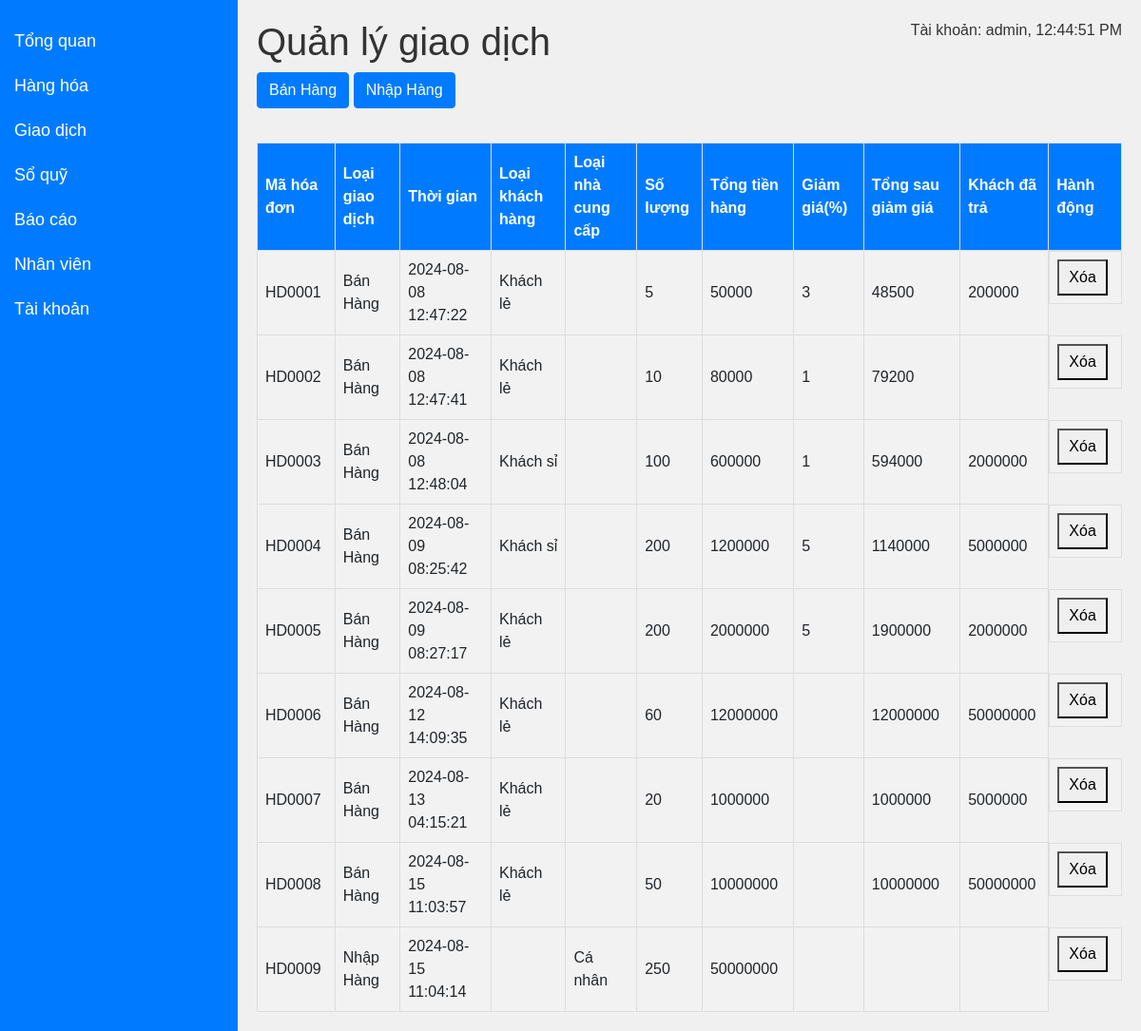
Before: /transaction (signed in) with the older database file.
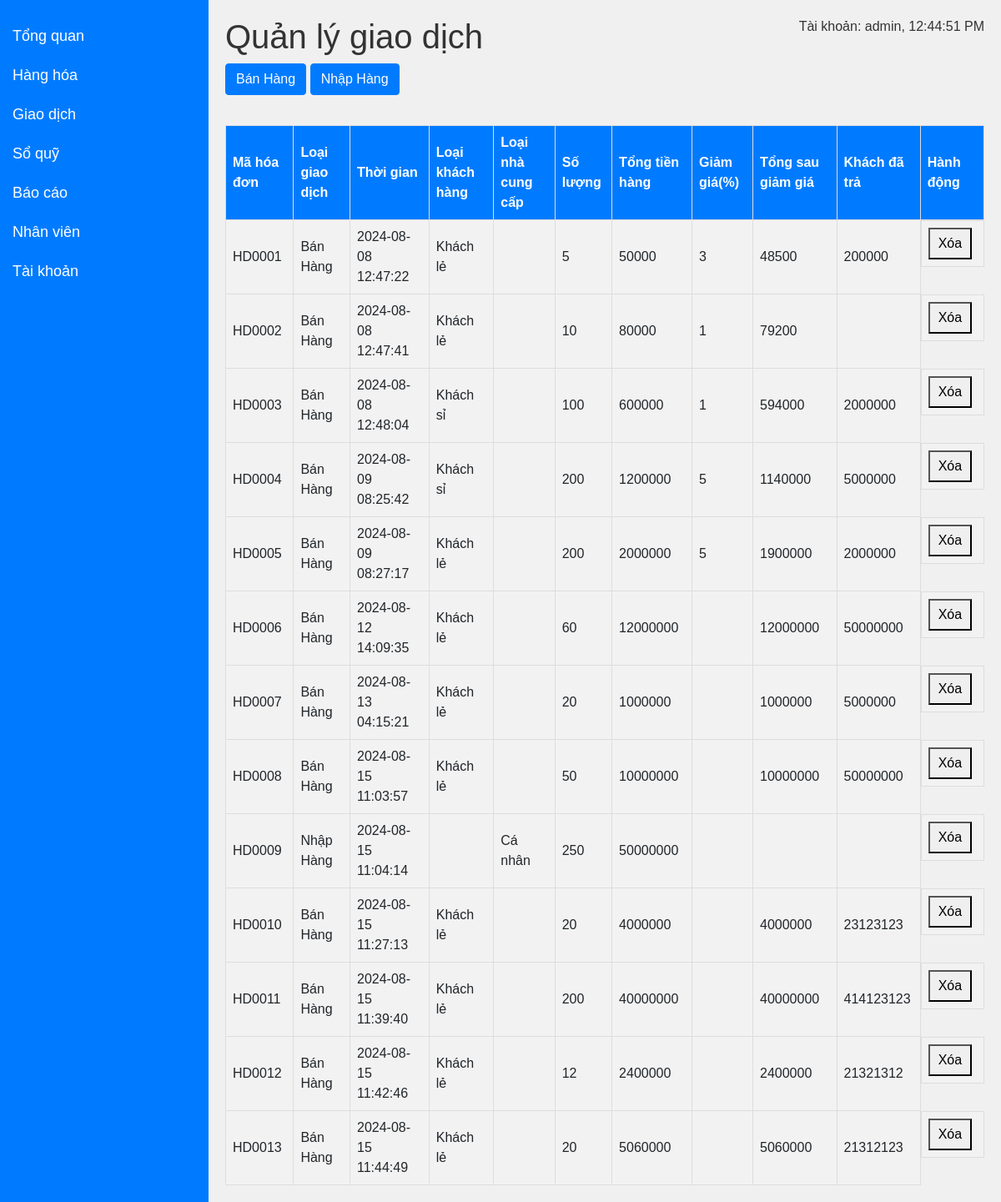
After: the same page with the newer database file.
### db.py (models this page shows)
class Bill(db.Model):
    __tablename__ = 'bill'
    id_bill = db.Column(db.Integer, primary_key=True)
    quantity = db.Column(db.Integer, nullable=False)
    date = db.Column(db.DateTime, default=lambda: datetime.utcnow().replace(microsecond=0), nullable=False)
    type_transaction = db.Column(db.String(255), nullable=True)
    type_customer = db.Column(db.String(255), nullable=True)
    totalprice = db.Column(db.Integer, nullable=True)
    discount = db.Column(db.Integer, nullable=True)
    afterdiscount = db.Column(db.Integer, nullable=True)
    customerpaid = db.Column(db.Integer, nullable=True)
    id_product = db.Column(db.Integer, nullable=False)
    phone_customer = db.Column(db.Integer, nullable=True)
    type_supplier = db.Column(db.String(255), nullable=True)
    phone_supplier = db.Column(db.Integer, nullable=True)

### app.py (the view)
@app.route("/transaction", methods=["GET"])
def admin_transaction():
    if "user_id" in session and session["usertype"] == "admin":
        user = Register.query.filter_by(id=session["user_id"]).first()
        if user:
            bills = get_bills()
            return render_template(
                "admin/transaction.html", user_name=user.user, bills=bills
            )
        else:
            return "Không tìm thấy thông tin người dùng"
    else:
        return redirect(url_for("login"))

### templates/admin/transaction.html (shortened to what this page needs)
<!DOCTYPE html>
<html lang="en">
<head>
    <link rel="stylesheet" href="https://stackpath.bootstrapcdn.com/bootstrap/4.5.2/css/bootstrap.min.css">
</head>
<body>
    <div class="sidebar">
        <a href="/overview">Tổng quan</a>
        <a href="/product">Hàng hóa</a>
        <a href="/transaction">Giao dịch</a>
        <a href="/treasury">Sổ quỹ</a>
        <a href="/report">Báo cáo</a>
        <a href="/staff">Nhân viên</a>
        <a href="/account">Tài khoản</a>
    </div>
    <div class="content">
        <h1>Quản lý giao dịch</h1>
        <p id="realtime-data"></p>
        <button id="addBillExport" class="btn btn-primary mb-3" onclick="openNewTabExport()">Bán Hàng</button>
        <button id="addBillImport" class="btn btn-primary mb-3" onclick="openNewTabImport()">Nhập Hàng</button>
        <table>
            <thead>
                <tr>
                    <th>Mã hóa đơn</th>
                    <th>Loại giao dịch</th>
                    <th>Thời gian</th>
                    <th>Loại khách hàng</th>
                    <th>Loại nhà cung cấp</th>
                    <th>Số lượng</th>
                    <th>Tổng tiền hàng</th>
                    <th>Giảm giá(%)</th>
                    <th>Tổng sau giảm giá</th>
                    <th>Khách đã trả</th>
                    <th>Hành động</th>
                </tr>
            </thead>
            <tbody>
                {% for bill in bills %}
                <tr>
                    <td>{{ bill.code_bill or '' }}</td>
                    <td>{{ bill.type_transaction or '' }}</td>
                    <td>{{ bill.date or '' }}</td>
                    <td>{{ bill.type_customer or '' }}</td>
                    <td>{{ bill.type_supplier or '' }}</td>
                    <td>{{ bill.quantity or '' }}</td>
                    <td>{{ bill.totalprice or '' }}</td>
                    <td>{{ bill.discount or '' }}</td>
                    <td>{{ bill.afterdiscount or '' }}</td>
                    <td>{{ bill.customerpaid or '' }}</td>
                    <td class="action-buttons">
                        <button onclick="deleteBill('{{ bill.id_bill }}')">Xóa</button>
                    </td>
                </tr>
                {% endfor %}
            </tbody>
        </table>
    </div>
</body>
</html>

### templates/admin/transaction.html (style rules this page uses)
body { font-family: Arial, sans-serif; background-color: #f0f0f0; margin: 0; padding: 0; position: relative; }
.sidebar { height: 100%; width: 250px; position: fixed; top: 0; left: 0; background-color: #007bff; padding-top: 20px; }
.sidebar a { padding: 10px 15px; text-decoration: none; font-size: 18px; color: white; display: block; transition: background-color 0.3s ease; }
.content { margin-left: 250px; padding: 20px; }
.content h1 { color: #333; }
.content p { color: #666; }
#realtime-data { position: absolute; top: 20px; right: 20px; color: #333; }
table { width: 100%; border-collapse: collapse; margin-top: 20px; }
th, td { border: 1px solid #dddddd; text-align: left; padding: 8px; }
th { background-color: #007bff; color: white; }
td { background-color: #f2f2f2; }
.action-buttons { display: flex; justify-content: space-between; }
.action-buttons button { padding: 5px 10px; cursor: pointer; }

Changed rows visible on the page:
added Bill: code_bill "HD0010", type_transaction "Bán Hàng", date "2024-08-15 11:27:13", type_customer "Khách lẻ", quantity "20", totalprice "4000000", afterdiscount "4000000", customerpaid "23123123"
added Bill: code_bill "HD0011", type_transaction "Bán Hàng", date "2024-08-15 11:39:40", type_customer "Khách lẻ", quantity "200", totalprice "40000000", afterdiscount "40000000", customerpaid "414123123"
added Bill: code_bill "HD0012", type_transaction "Bán Hàng", date "2024-08-15 11:42:46", type_customer "Khách lẻ", quantity "12", totalprice "2400000", afterdiscount "2400000", customerpaid "21321312"
added Bill: code_bill "HD0013", type_transaction "Bán Hàng", date "2024-08-15 11:44:49", type_customer "Khách lẻ", quantity "20", totalprice "5060000", afterdiscount "5060000", customerpaid "21312123"
